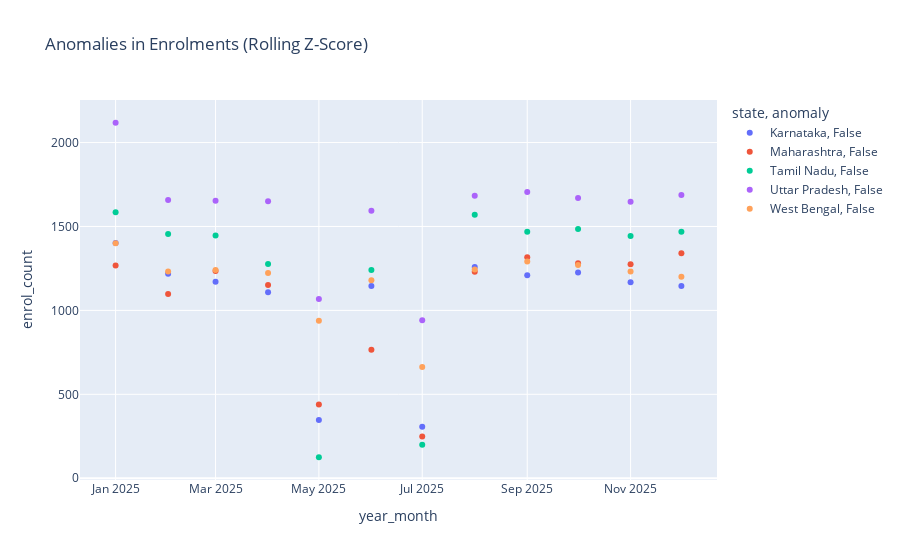

Notebook source saved alongside this figure:
### Markdown cell above
## Anomaly Detection
Rolling z-score on monthly series to flag spikes/dips.

### Code cell
# Rolling z-score anomaly detection
def mark_anomalies(df: pd.DataFrame, value_col: str, group_col: str = 'state', window: int = 6, z: float = 2.5) -> pd.DataFrame:
    out = []
    for g, sub in df.sort_values('year_month').groupby(group_col):
        s = sub[['year_month', value_col]].copy()
        s['roll_mean'] = s[value_col].rolling(window, min_periods=3).mean()
        s['roll_std']  = s[value_col].rolling(window, min_periods=3).std(ddof=0)
        s['z'] = (s[value_col] - s['roll_mean']) / s['roll_std']
        s[group_col] = g
        out.append(s)
    out = pd.concat(out, ignore_index=True)
    out['anomaly'] = out['z'].abs() >= z
    return out

an_enrol = mark_anomalies(monthly, 'enrol_count')
an_demo  = mark_anomalies(monthly, 'demo_updates') if 'demo_updates' in monthly.columns else pd.DataFrame()

# Visualize anomalies for top-5 states by volume
top_states = monthly.groupby('state')['enrol_count'].sum().nlargest(5).index
sub = monthly.merge(an_enrol[['year_month','state','z','anomaly']], on=['year_month','state'])
sub = sub[sub['state'].isin(top_states)]
fig = px.scatter(sub, x='year_month', y='enrol_count', color='state',
                 symbol='anomaly', symbol_map={True:'x', False:'circle'},
                 title='Anomalies in Enrolments (Rolling Z-Score)')
fig.show()

### Figure 1 — Plotly figure (JSON) as saved in the notebook; plotly's stock layout.template omitted (floating-point values rounded to 4 significant figures)
{"data": [{"hovertemplate": "state=Karnataka<br>anomaly=False<br>year_month=%{x}<br>enrol_count=%{y}<extra></extra>", "legendgroup": "Karnataka, False", "marker": {"color": "#636efa", "symbol": "circle"}, "mode": "markers", "name": "Karnataka, False", "orientation": "v", "showlegend": true, "type": "scatter", "x": ["2025-01-01T00:00:00.000000000", "2025-02-01T00:00:00.000000000", "2025-03-01T00:00:00.000000000", "2025-04-01T00:00:00.000000000", "2025-05-01T00:00:00.000000000", "2025-06-01T00:00:00.000000000", "2025-07-01T00:00:00.000000000", "2025-08-01T00:00:00.000000000", "2025-09-01T00:00:00.000000000", "2025-10-01T00:00:00.000000000", "2025-11-01T00:00:00.000000000", "2025-12-01T00:00:00.000000000"], "xaxis": "x", "y": [1402.0, 1219.0, 1171.0, 1108.0, 347.0, 1146.0, 306.0, 1259.0, 1210.0, 1226.0, 1168.0, 1145.0], "yaxis": "y"}, {"hovertemplate": "state=Maharashtra<br>anomaly=False<br>year_month=%{x}<br>enrol_count=%{y}<extra></extra>", "legendgroup": "Maharashtra, False", "marker": {"color": "#EF553B", "symbol": "circle"}, "mode": "markers", "name": "Maharashtra, False", "orientation": "v", "showlegend": true, "type": "scatter", "x": ["2025-01-01T00:00:00.000000000", "2025-02-01T00:00:00.000000000", "2025-03-01T00:00:00.000000000", "2025-04-01T00:00:00.000000000", "2025-05-01T00:00:00.000000000", "2025-06-01T00:00:00.000000000", "2025-07-01T00:00:00.000000000", "2025-08-01T00:00:00.000000000", "2025-09-01T00:00:00.000000000", "2025-10-01T00:00:00.000000000", "2025-11-01T00:00:00.000000000", "2025-12-01T00:00:00.000000000"], "xaxis": "x", "y": [1267.0, 1097.0, 1234.0, 1152.0, 440.0, 766.0, 248.0, 1230.0, 1316.0, 1281.0, 1275.0, 1340.0], "yaxis": "y"}, {"hovertemplate": "state=Tamil Nadu<br>anomaly=False<br>year_month=%{x}<br>enrol_count=%{y}<extra></extra>", "legendgroup": "Tamil Nadu, False", "marker": {"color": "#00cc96", "symbol": "circle"}, "mode": "markers", "name": "Tamil Nadu, False", "orientation": "v", "showlegend": true, "type": "scatter", "x": ["2025-01-01T00:00:00.000000000", "2025-02-01T00:00:00.000000000", "2025-03-01T00:00:00.000000000", "2025-04-01T00:00:00.000000000", "2025-05-01T00:00:00.000000000", "2025-06-01T00:00:00.000000000", "2025-07-01T00:00:00.000000000", "2025-08-01T00:00:00.000000000", "2025-09-01T00:00:00.000000000", "2025-10-01T00:00:00.000000000", "2025-11-01T00:00:00.000000000", "2025-12-01T00:00:00.000000000"], "xaxis": "x", "y": [1585.0, 1455.0, 1446.0, 1276.0, 125.0, 1241.0, 199.0, 1570.0, 1468.0, 1485.0, 1443.0, 1469.0], "yaxis": "y"}, {"hovertemplate": "state=Uttar Pradesh<br>anomaly=False<br>year_month=%{x}<br>enrol_count=%{y}<extra></extra>", "legendgroup": "Uttar Pradesh, False", "marker": {"color": "#ab63fa", "symbol": "circle"}, "mode": "markers", "name": "Uttar Pradesh, False", "orientation": "v", "showlegend": true, "type": "scatter", "x": ["2025-01-01T00:00:00.000000000", "2025-02-01T00:00:00.000000000", "2025-03-01T00:00:00.000000000", "2025-04-01T00:00:00.000000000", "2025-05-01T00:00:00.000000000", "2025-06-01T00:00:00.000000000", "2025-07-01T00:00:00.000000000", "2025-08-01T00:00:00.000000000", "2025-09-01T00:00:00.000000000", "2025-10-01T00:00:00.000000000", "2025-11-01T00:00:00.000000000", "2025-12-01T00:00:00.000000000"], "xaxis": "x", "y": [2118.0, 1658.0, 1653.0, 1651.0, 1068.0, 1593.0, 941.0, 1683.0, 1705.0, 1670.0, 1647.0, 1687.0], "yaxis": "y"}, {"hovertemplate": "state=West Bengal<br>anomaly=False<br>year_month=%{x}<br>enrol_count=%{y}<extra></extra>", "legendgroup": "West Bengal, False", "marker": {"color": "#FFA15A", "symbol": "circle"}, "mode": "markers", "name": "West Bengal, False", "orientation": "v", "showlegend": true, "type": "scatter", "x": ["2025-01-01T00:00:00.000000000", "2025-02-01T00:00:00.000000000", "2025-03-01T00:00:00.000000000", "2025-04-01T00:00:00.000000000", "2025-05-01T00:00:00.000000000", "2025-06-01T00:00:00.000000000", "2025-07-01T00:00:00.000000000", "2025-08-01T00:00:00.000000000", "2025-09-01T00:00:00.000000000", "2025-10-01T00:00:00.000000000", "2025-11-01T00:00:00.000000000", "2025-12-01T00:00:00.000000000"], "xaxis": "x", "y": [1400.0, 1232.0, 1240.0, 1223.0, 938.0, 1180.0, 662.0, 1243.0, 1292.0, 1271.0, 1232.0, 1201.0], "yaxis": "y"}], "layout": {"legend": {"title": {"text": "state, anomaly"}, "tracegroupgap": 0}, "title": {"text": "Anomalies in Enrolments (Rolling Z-Score)"}, "xaxis": {"anchor": "y", "domain": [0, 1], "title": {"text": "year_month"}}, "yaxis": {"anchor": "x", "domain": [0, 1], "title": {"text": "enrol_count"}}}}
